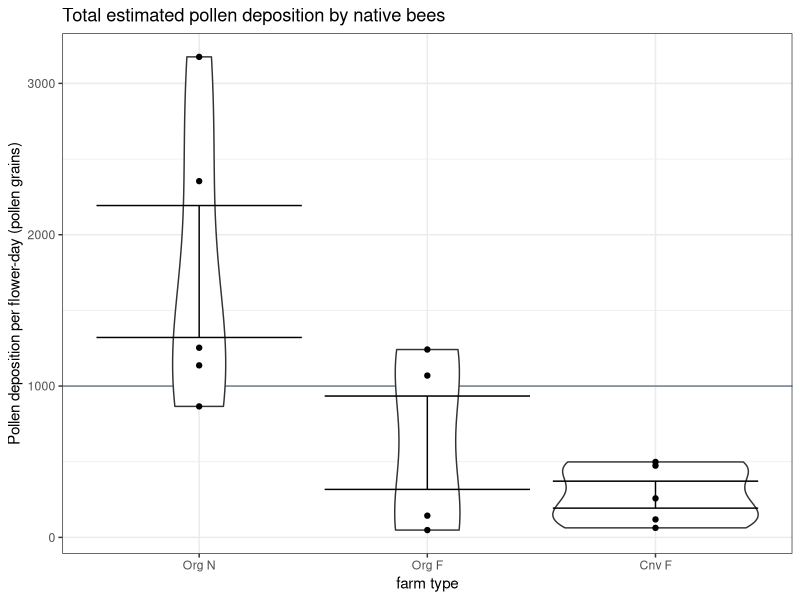
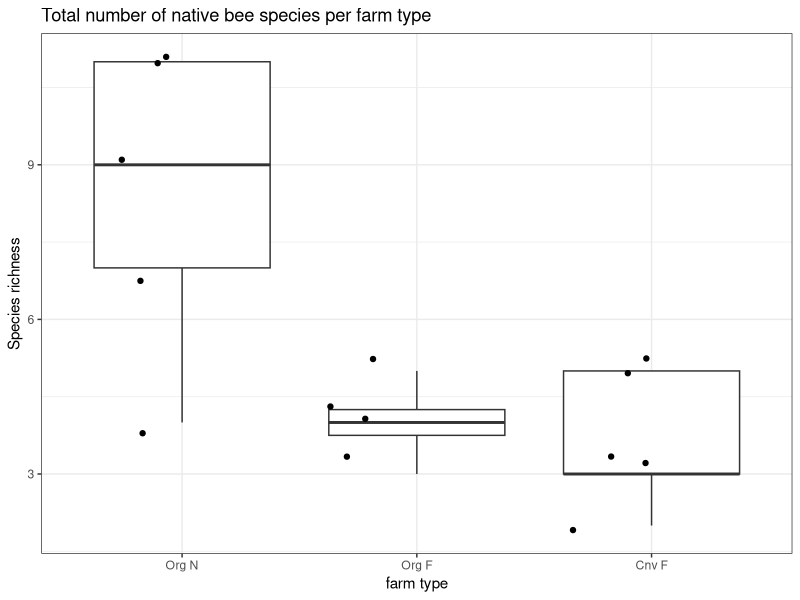

Generate these figures, in order, with R:
## ---- chunk 1
# Loading in necessary packages
suppressPackageStartupMessages(library(dplyr))
suppressPackageStartupMessages(library(ggplot2))

# Reading in the data 
watermelon <- read.csv("watermelon.csv")

# Grouping the different farm types
watermelon$farm_type <- paste(watermelon$management, watermelon$prox_habitat)

# Violin plot by farm type 
watermelon %>%
ggplot(aes(x = reorder(farm_type, -Pollen_deposition), y = Pollen_deposition)) + geom_hline(yintercept = 1000, color = "slategray4") +
  geom_violin() + geom_point() + geom_errorbar(stat = "summary") +
  ggtitle("Total estimated pollen deposition by native bees") +  
       ylab("Pollen deposition per flower-day (pollen grains)") +  
       xlab("farm type") + theme_bw() 

## ---- chunk 2
# Simulate data for native bee abundance 
# ON farm type 
bee1 <- rep(c("native", "introduced"), c(80,20))
random_sample1 <- sample(c("native", "introduced"), size = 20, replace = TRUE, prob = c(0.8,0.2))
table(random_sample1)

# OF farm type
bee2 <- rep(c("native", "introduced"), c(30,70))
random_sample2 <- sample(c("native", "introduced"), size = 20, replace = TRUE, prob = c(0.3,0.7))

# CF
bee3 <- rep(c("native", "introduced"), c(20,80))
random_sample3 <- sample(c("native", "introduced"), size = 20, replace = TRUE, prob = c(0.2,0.8))

# Graphing species richness and ###relative abundance!!! 
watermelon %>% 
ggplot(aes(x = reorder(farm_type, -Richness), y = Richness)) +
  geom_boxplot() + theme_classic() +
  geom_jitter() +
  ggtitle("Total number of native bee species per farm type") +  
       ylab("Species richness") +  xlab("farm type") + theme_bw()
